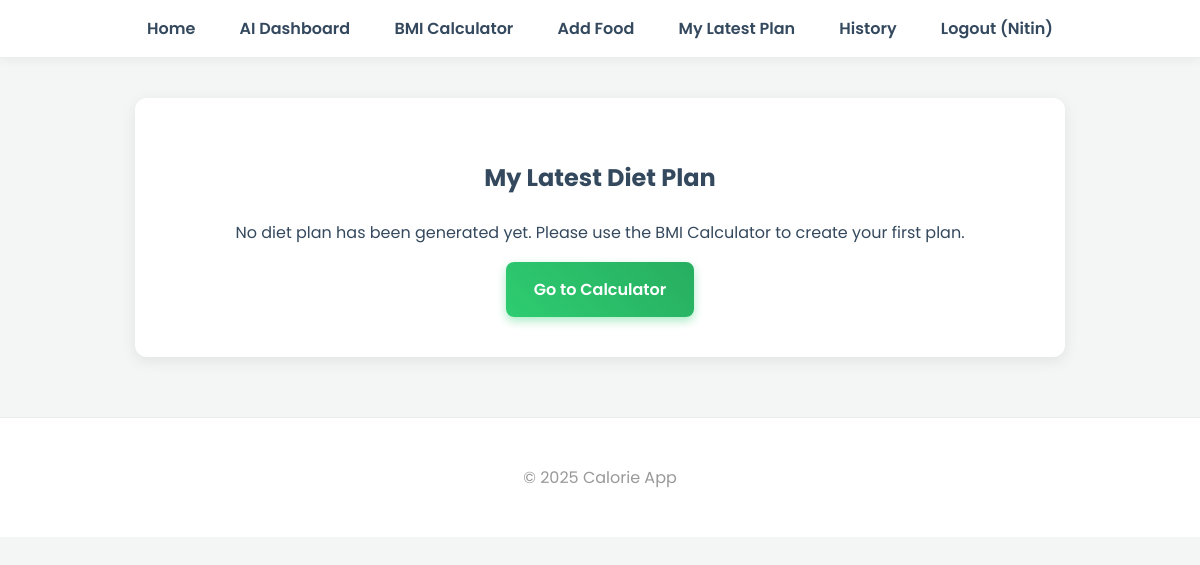
Before: /my-plan (signed in) with the older database file.
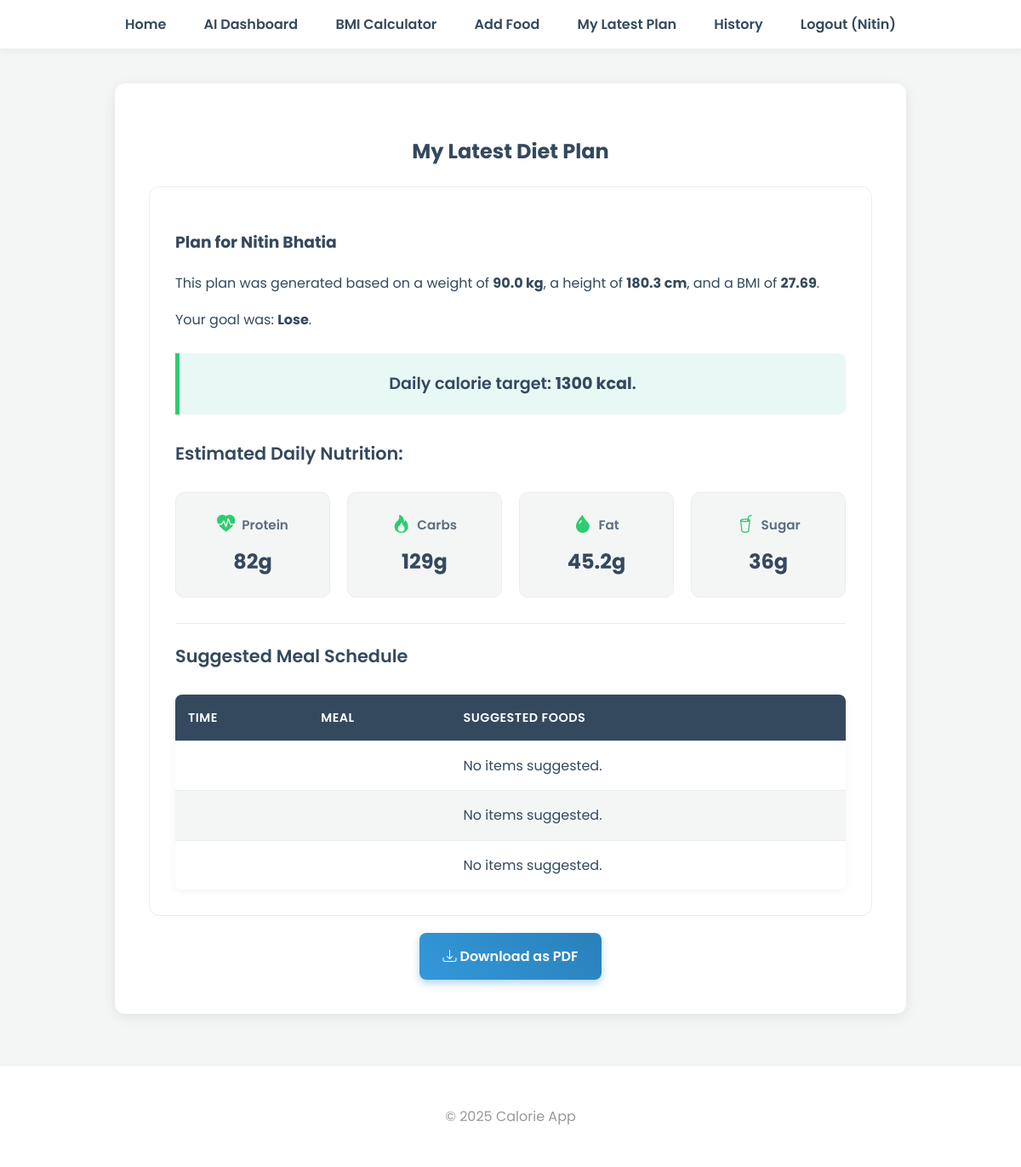
After: the same page with the newer database file.
### models.py (models this page shows)
class UserHistory(db.Model):
    id = db.Column(db.Integer, primary_key=True)
    user_id = db.Column(db.Integer, db.ForeignKey('user.id'), nullable=False)
    name = db.Column(db.String(50), nullable=False)
    weight = db.Column(db.Float, nullable=False)
    height = db.Column(db.Float, nullable=False)
    bmi = db.Column(db.Float, nullable=False)
    goal = db.Column(db.String(20))
    diet_plan = db.Column(db.Text)

### routes/diet_routes.py (the view)
@diet_bp.route("/my-plan")
@login_required
def diet_page():
    latest_record = UserHistory.query.filter_by(user_id=current_user.id).order_by(UserHistory.id.desc()).first()
    plan_data = json.loads(latest_record.diet_plan) if latest_record and latest_record.diet_plan else None
    return render_template("diet.html", record=latest_record, plan_data=plan_data)

### app.py (called while the page is built)
@login_manager.user_loader
def load_user(user_id):
    return User.query.get(int(user_id))

### templates/diet.html
{% extends "base.html" %}
{% block content %}
<div class="container">
    <h2>My Latest Diet Plan</h2>
    {% if record and plan_data %}
    <div class="results-card fade-in">
        <h3>Plan for {{ record.name }}</h3>
        <p>This plan was generated based on a weight of <strong>{{ record.weight }} kg</strong>, a height of <strong>{{ record.height }} cm</strong>, and a BMI of <strong>{{ record.bmi }}</strong>.</p>
        <p>Your goal was: <strong>{{ record.goal|title }}</strong>.</p>
        <div class="highlight">Daily calorie target: <strong>{{ plan_data.calories }} kcal</strong>.</div>
        <h4>Estimated Daily Nutrition:</h4>
        <div class="nutrition-grid">
            <div class="nutrition-item"><span><i class="bi bi-heart-pulse-fill"></i> Protein</span><strong>{{ plan_data.totals.protein }}g</strong></div>
            <div class="nutrition-item"><span><i class="bi bi-fire"></i> Carbs</span><strong>{{ plan_data.totals.carbs }}g</strong></div>
            <div class="nutrition-item"><span><i class="bi bi-droplet-fill"></i> Fat</span><strong>{{ plan_data.totals.fat }}g</strong></div>
            <div class="nutrition-item"><span><i class="bi bi-cup-straw"></i> Sugar</span><strong>{{ plan_data.totals.sugar }}g</strong></div>
        </div>
        <h4 class="meals-title">Suggested Meal Schedule</h4>
        <table class="history-table">
            <thead>
                <tr>
                    <th>Time</th>
                    <th>Meal</th>
                    <th>Suggested Foods</th>
                </tr>
            </thead>
            <tbody>
                {% for meal in plan_data.meals %}
                <tr>
                    <td><strong>{{ meal.time }}</strong></td>
                    <td>{{ meal.name }}</td>
                    <td>
                         <ul class="meal-food-list">
                            {% for item in meal.foods %}
                            <li class="food-item">
                                <img src="{{ url_for('static', filename='images/' + item.image) }}" alt="{{ item.name }}" class="food-image">
                                <div class="food-info">
                                    <strong>{{ item.name|title }}</strong>
                                    <div class="food-details">
                                        <span>{{ item.calories|round(0) }} kcal</span> | <span>P: {{ item.protein }}g</span> | <span>F: {{ item.fat }}g</span>
                                    </div>
                                </div>
                            </li>
                            {% else %}<li>No items suggested.</li>{% endfor %}
                        </ul>
                    </td>
                </tr>
                {% endfor %}
            </tbody>
        </table>
    </div>
     <div class="button-container" style="margin-top: 20px;">
        <a href="{{ url_for('diet.download_plan') }}" class="btn" style="background-image: linear-gradient(45deg, #3498DB, #2980B9); box-shadow: 0 4px 10px rgba(52, 152, 219, 0.4);"><i class="bi bi-download"></i> Download as PDF</a>
    </div>
    {% else %}
    <div class="alert">
        <p>No diet plan has been generated yet. Please use the BMI Calculator to create your first plan.</p>
        <a href="{{ url_for('bmi_bp.bmi_page') }}" class="btn">Go to Calculator</a>
    </div>
    {% endif %}
</div>
{% endblock %}

Changed rows visible on the page:
added UserHistory: name "Nitin Bhatia", weight "90.0", height "180.3", bmi "27.69", goal "Lose"
Other visible differences:
{{ plan_data.calories }}: (not shown) → "1300"
{{ plan_data.totals.protein }}: (not shown) → "82"
{{ plan_data.totals.carbs }}: (not shown) → "129"
{{ plan_data.totals.fat }}: (not shown) → "45.2"
{{ plan_data.totals.sugar }}: (not shown) → "36"
text no longer shown: "No diet plan has been generated yet. Please use the BMI Calculator to create your first plan. Go to Calculator"
text now shown: "Plan for This plan was generated based on a weight of kg , a height of cm , and a BMI of . Your goal was: . Daily calorie target: kcal . Estimated Daily Nutrition: Protein g Carbs g Fat g Sugar g Suggested Meal Schedule TIME MEAL SUGGESTED FOODS Download as PDF"
new list line: "No items suggested."
